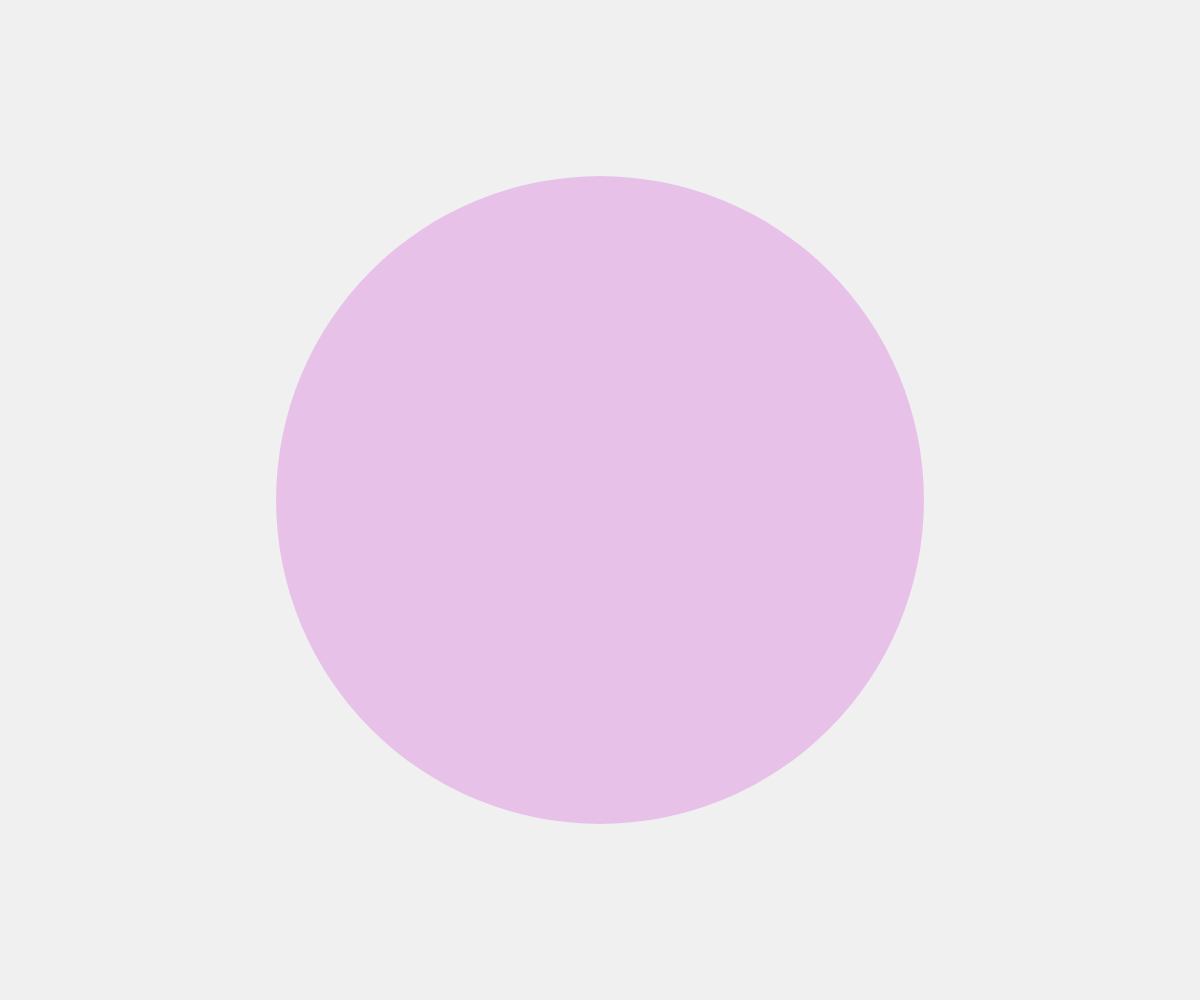
Frame 1 (no input)
Frame 60 (no input): identical to frame 1, image omitted
Frame 120 (the mouse pressed at the canvas centre since frame 60): blank canvas, image omitted

The p5.js sketch that drew this single still picture (run headless with seeded random() and noise() and a simulated clock; from frame 60 on, the mouse is pressed at the canvas centre):

// p5.js sketch
// ── sketch.js
function setup() {
  createCanvas(windowWidth, windowHeight);
}

function draw() {
  background(240);

  // Plan: Durchmesser der Ellipse abhängig von Distanz der Maus
  let durchmesser;
  // Distanz des Zentrums des Ellipse zur Maus messen
  let distanz = dist(mouseX, mouseY, width / 2, height / 2);
  // console.log(distanz);
  durchmesser = map(distanz, 0, width / 2, 10, 500);

  noStroke();
  fill(200, 0, 200, 50);
  ellipse(width / 2, height / 2, durchmesser, durchmesser);
}
